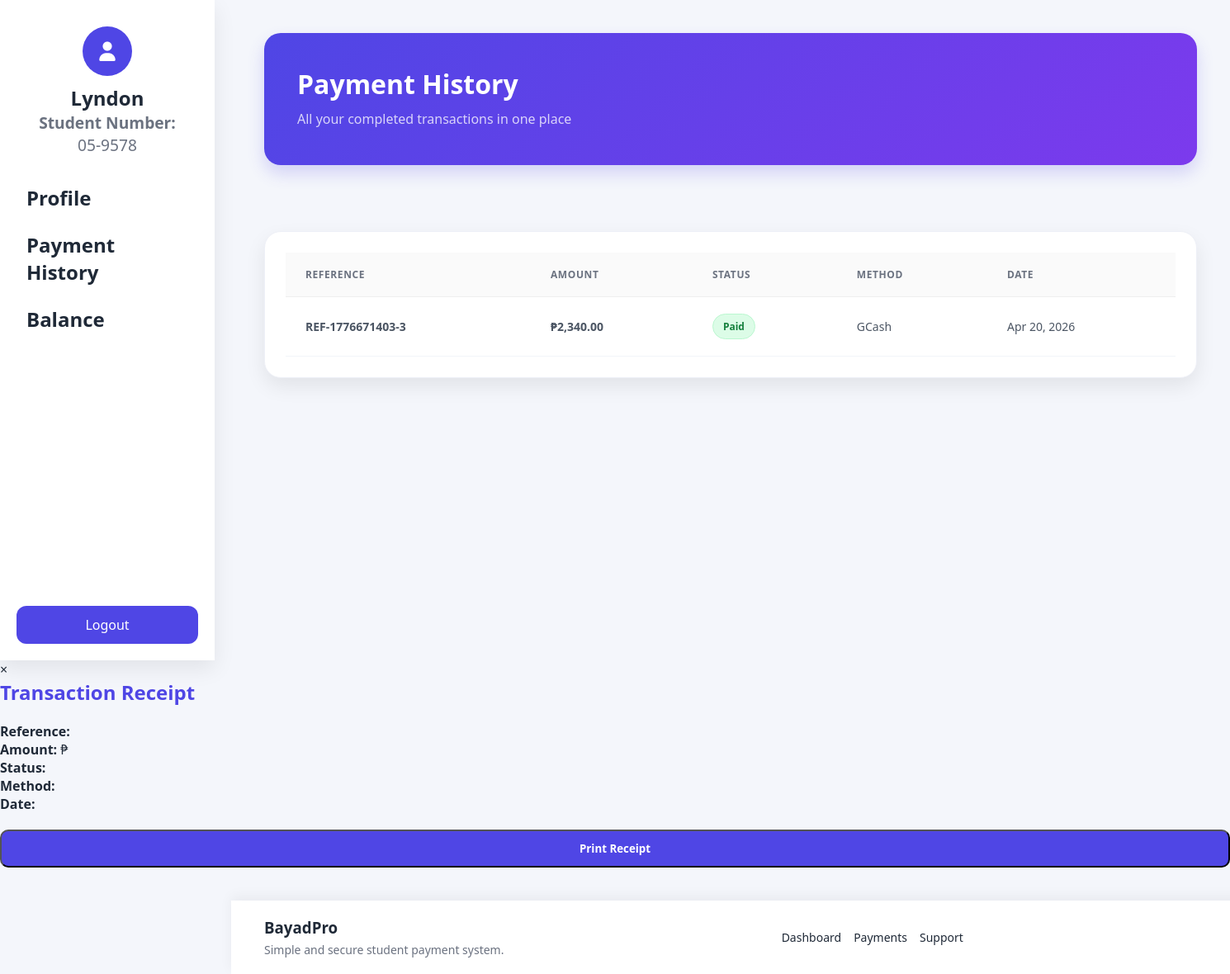
/app/views/client/payment_history.php (signed in), run on the app's committed database.
### tables this page shows
CREATE TABLE `student_list` (
  `id` int(11) NOT NULL,
  `first_name` varchar(255) NOT NULL,
  `last_name` varchar(255) NOT NULL,
  `student_number` varchar(16) NOT NULL,
  `education_level` varchar(50) DEFAULT NULL,
  `program` varchar(50) DEFAULT NULL,
  `year_level` varchar(50) DEFAULT NULL,
  `email` varchar(255) NOT NULL,
  `contact_number` varchar(15) NOT NULL,
  `status` enum('graduated','active','inactive','dropped') NOT NULL,
  `registered_at` timestamp NOT NULL DEFAULT current_timestamp(),
  `updated_at` timestamp NOT NULL DEFAULT current_timestamp() ON UPDATE current_timestamp()
);

CREATE TABLE `payments` (
  `id` int(11) NOT NULL,
  `student_id` int(11) NOT NULL,
  `tuition_id` int(11) NOT NULL,
  `payment_reference` varchar(100) NOT NULL,
  `amount_paid` decimal(10,2) NOT NULL,
  `payment_type` enum('monthly','full') NOT NULL,
  `payment_month` varchar(20) DEFAULT NULL,
  `payment_status` enum('paid','pending','partial') DEFAULT 'pending',
  `payment_method` varchar(50) NOT NULL,
  `payment_date` timestamp NOT NULL DEFAULT current_timestamp()
);

### app/views/client/payment_history.php (the view, shortened to what this page needs)
<?php
require_once(ROOT_PATH . "config/db.php");
$student_id = $_SESSION['id'];
$sql = "SELECT * FROM payments WHERE student_id = ? ORDER BY payment_date DESC";
$stmt = $conn->prepare($sql);
$stmt->bind_param("i", $student_id);
$stmt->execute();
$payments = $stmt->get_result();
?>
<!DOCTYPE html>
<html lang="en">
<head>
    <link rel="stylesheet" href="<?= BASE_URL ?>public/asset/css/style.css">
    <link rel="stylesheet" href="<?= BASE_URL ?>public/asset/css/payment_history.css">
</head>
<body>
<?php include(ROOT_PATH . "utils/nav.php"); ?>
<div class="index">
    <div class="header-banner">
        <h1>Payment History</h1>
        <p>All your completed transactions in one place</p>
    </div>
    <div class="payment-card">
        <?php if ($payments->num_rows > 0): ?>
        <table class="payment-table">
                <tr>
                    <th>Reference</th>
                    <th>Amount</th>
                    <th>Status</th>
                    <th>Method</th>
                    <th>Date</th>
                </tr>
                <?php while ($row = $payments->fetch_assoc()):
                    $status = strtolower($row['payment_status']);
                    $formattedDate = date("M d, Y", strtotime($row['payment_date']));
                    $formattedAmount = number_format($row['amount_paid'], 2);
                ?>
                <tr class="clickable-row"
                    data-ref="<?= htmlspecialchars($row['payment_reference']) ?>"
                    data-amount="<?= $formattedAmount ?>"
                    data-status="<?= ucfirst($status) ?>"
                    data-method="<?= htmlspecialchars($row['payment_method']) ?>"
                    data-date="<?= $formattedDate ?>"
                >
                    <td class="reference-no"><?= htmlspecialchars($row['payment_reference']) ?></td>
                    <td class="amount">₱<?= $formattedAmount ?></td>
                    <td>
                        <span class="badge <?= $status ?>">
                            <?= ucfirst($status) ?>
                        </span>
                    </td>
                    <td><?= htmlspecialchars($row['payment_method']) ?></td>
                    <td><?= $formattedDate ?></td>
                </tr>
                <?php endwhile; ?>
        </table>
        <?php else: ?>
            <div class="empty">
                <p>No payment records yet.</p>
            </div>
        <?php endif; ?>
    </div>
</div>
<div id="receiptModal" class="modal">
    <div class="modal-content">
        <span class="close">&times;</span>
        <h2 style="margin-bottom: 20px; color: var(--primary);">Transaction Receipt</h2>
        <div class="receipt-body">
            <p><b>Reference:</b> <span id="m-ref"></span></p>
            <p><b>Amount:</b> ₱<span id="m-amount"></span></p>
            <p><b>Status:</b> <span id="m-status"></span></p>
            <p><b>Method:</b> <span id="m-method"></span></p>
            <p><b>Date:</b> <span id="m-date"></span></p>
        </div>
        <button onclick="window.print()" class="btn btn-primary" style="margin-top: 20px; width: 100%;">Print Receipt</button>
    </div>
</div>
<?php include(ROOT_PATH . "utils/footer.php"); ?>
</body>
</html>

### utils/nav.php (shortened to what this page needs)
<?php
    require_once(ROOT_PATH . "config/db.php");
    $student_id = $_SESSION['id'];
    $sql = "SELECT * FROM student_list WHERE id = ?";
    $stmt = $conn->prepare($sql);
    $stmt->bind_param("i", $student_id);
    $stmt->execute();
    $student = $stmt->get_result()->fetch_assoc();
?>
<!DOCTYPE html>
<html lang="en">
<head>
    <link rel="stylesheet" href="https://cdnjs.cloudflare.com/ajax/libs/font-awesome/7.0.1/css/all.min.css">
    <link rel="stylesheet" href="<?= BASE_URL ?>public/asset/css/style.css">
</head>
<body>
<div class="container">
    <div class="profile">
        <span class="profile-img"><i class="fa-solid fa-user"></i></span>
        <span class="username"><?php echo $student['first_name']; ?></span>
        <span class="student_number"><p><b>Student Number:</b></p><?php echo $student['student_number']; ?></span>
    </div>
    <div class="nav-menu">
        <a href="<?= BASE_URL ?>index.php">Profile</a>
        <a href="<?= BASE_URL ?>app/views/client/payment_history.php">Payment History</a>
        <a href="<?= BASE_URL ?>app/views/client/balance.php">Balance</a>
    </div>
    <div class="action-btn">
        <a href="<?= BASE_URL ?>app/controllers/logout.php">Logout</a>
    </div>
</div>
</body>
</html>

### public/asset/css/style.css (style rules this page uses)
:root { --primary: #4f46e5; --primary-dark: #3730a3; --bg: #f4f6fb; --card: #ffffff; --text: #1f2937; --muted: #6b7280; --radius: 12px; --shadow: 0 10px 25px rgba(0,0,0,0.08); }
* { margin: 0; padding: 0; box-sizing: border-box; font-family: "Segoe UI", sans-serif; text-decoration: none; }
body { background: var(--bg); color: var(--text); display: flex; flex-direction: column; min-height: 100vh; overflow: hidden; }
.container { width: 260px; height: 100vh; background: var(--card); box-shadow: var(--shadow); position: fixed; left: 0; top: 0; padding: 20px; display: flex; flex-direction: column; gap: 10px; z-index: 1000; }
.profile { text-align: center; margin: 12px 0; }
.profile-img i { display: inline-block; width: 60px; height: 60px; background: var(--primary); color: white; border-radius: 50%; line-height: 60px; font-size: 24px; margin-bottom: 10px; }
.username { display: block; font-size: 1.5rem; font-weight: bold; }
.student_number { font-size: 1.2rem; color: var(--muted); }
.nav-menu { display: flex; flex-direction: column; }
.nav-menu a { text-decoration: none; color: var(--text); padding: 12px; border-radius: var(--radius); transition: 0.3s; font-size: 1.5rem; font-weight: bold; }
.action-btn { margin-top: auto; }
.action-btn a { display: block; text-align: center; padding: 12px; background: var(--primary); color: white; border-radius: var(--radius); text-decoration: none; transition: 0.3s; }
.index { margin-left: 280px; padding: 40px; flex: 1; }
.index h1 { font-size: 28px; margin-bottom: 10px; }
.index p { color: var(--muted); margin-bottom: 5px; }
.header-banner { background: linear-gradient(135deg, #4f46e5 0%, #7c3aed 100%); padding: 40px; border-radius: 20px; color: white; margin-bottom: 30px; box-shadow: 0 10px 20px rgba(79, 70, 229, 0.2); }
.header-banner h1 { font-size: 2rem; margin-bottom: 8px; color: white; }
.header-banner p { color: rgba(255, 255, 255, 0.85); font-size: 1rem; }
.btn-primary { background: var(--primary); color: white; padding: 12px 24px; border-radius: 10px; font-weight: 600; transition: 0.3s; text-align: center; }
.payment-card { background: var(--card); padding: 25px; border-radius: 20px; box-shadow: var(--shadow); margin-top: 20px; border: 1px solid #eef0f7; }

### public/asset/css/payment_history.css (style rules this page uses)
:root { --primary: #4f46e5; --primary-light: #818cf8; --bg: #f4f6fb; --card: #ffffff; --text: #1f2937; --muted: #6b7280; --radius: 14px; --shadow: 0 12px 30px rgba(0,0,0,0.06); }
body { background: var(--bg); font-family: "Segoe UI", sans-serif; color: var(--text); margin: 0; }
.index { margin-left: 280px; padding: 40px; display: flex; flex-direction: column; gap: 30px; min-height: 100vh; }
.header-banner { background: linear-gradient(135deg, var(--primary), #7c3aed); padding: 40px; border-radius: 20px; color: white; box-shadow: 0 10px 20px rgba(79, 70, 229, 0.15); }
.header-banner h1 { margin: 0; font-size: 28px; font-weight: 700; }
.header-banner p { margin: 10px 0 0; opacity: 0.9; font-size: 15px; }
.payment-card { background: var(--card); border-radius: var(--radius); box-shadow: var(--shadow); border: 1px solid #eef2f7; overflow: hidden; }
.payment-table { width: 100%; border-collapse: collapse; }
.payment-table th { text-align: left; padding: 18px 24px; font-size: 12px; font-weight: 700; color: var(--muted); background: #fafafa; text-transform: uppercase; letter-spacing: 0.05em; border-bottom: 1px solid #eee; }
.payment-table tr { position: relative; transition: background 0.2s ease; cursor: default; }
.payment-table td { padding: 20px 24px; font-size: 14px; border-bottom: 1px solid #f1f5f9; color: #4b5563; }
.payment-table td::before { content: ""; position: absolute; left: 0; top: 0; height: 100%; width: 0px; background: var(--primary); transition: 0.2s; }
.badge { padding: 6px 12px; border-radius: 50px; font-size: 12px; font-weight: 700; display: inline-block; }
.badge.paid { background: #dcfce7; color: #15803d; border: 1px solid #bbf7d0; }
.reference-no { font-weight: 600; color: var(--text); }
.amount { font-weight: 600; color: var(--text); }

### data on the page
student_list: first_name "Lyndon", student_number "05-9578"
payments: payment_reference "REF-1776671403-3", amount_paid "2,340.00", payment_status "Paid", payment_method "GCash", payment_date "Apr 20, 2026"
